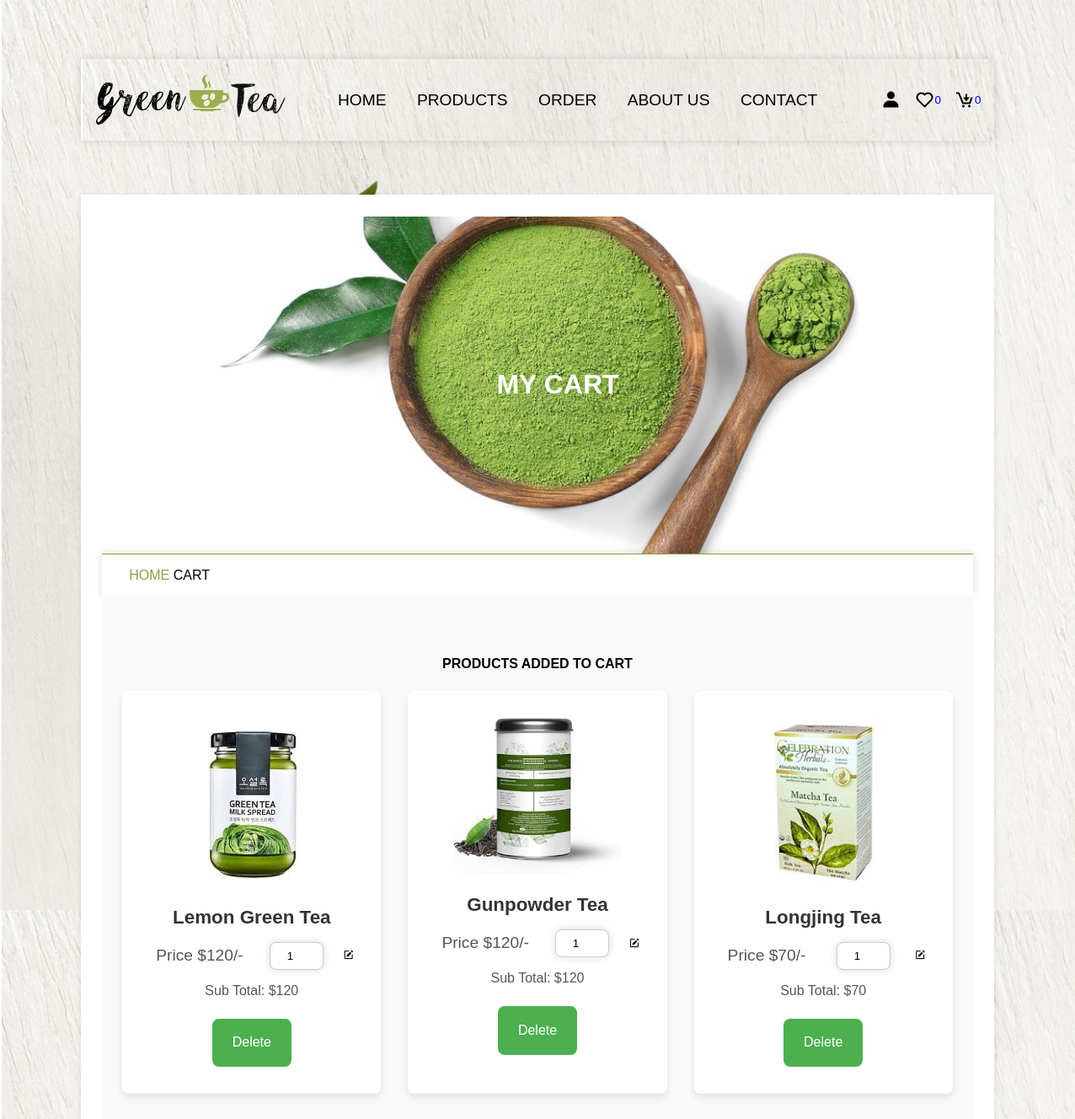
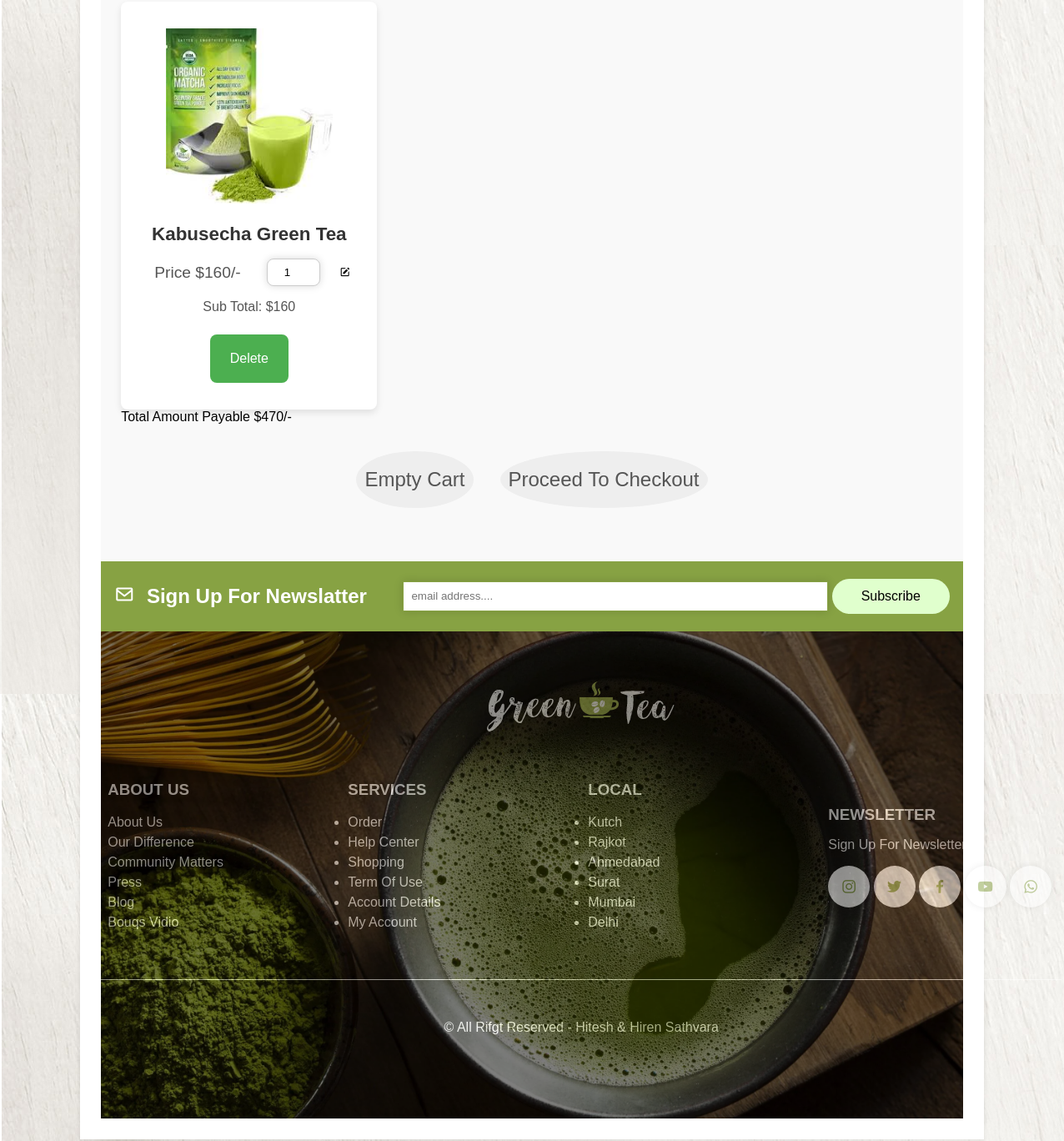
The app's page /cart.php with its own data (2 pictures, top to bottom).
### tables this page shows
CREATE TABLE `cart` (
  `id` varchar(20) NOT NULL,
  `user_id` varchar(20) NOT NULL,
  `product_id` varchar(20) NOT NULL,
  `price` int(100) NOT NULL,
  `qty` int(2) NOT NULL DEFAULT 1
);

CREATE TABLE `products` (
  `id` int(20) NOT NULL,
  `name` varchar(250) NOT NULL,
  `price` decimal(50,0) NOT NULL,
  `image` blob NOT NULL,
  `product_detail` varchar(1000) NOT NULL,
  `status` varchar(100) NOT NULL
);

### cart.php (the view, shortened to what this page needs)
<?php
	include 'components/connection.php';
	if (isset($_SESSION['user_id'])) {
		$user_id = $_SESSION['user_id'];
	} else {
		$user_id = '';
	}
?>
<!DOCTYPE html>
<html lang="en">
<head>
	<link href='https://unpkg.com/boxicons@2.1.4/css/boxicons.min.css' rel='stylesheet'>
</head>
<body>
	<?php include 'components/header.php'; ?>
	<div class="main">
		<div class="banner">
			<h1>My Cart</h1>
		</div>
		<div class="title2">
			<a href="home.php">Home</a><span> Cart</span>
		</div>
		<section class="products">
			<h1 class="title">Products Added to Cart</h1>
			<div class="box-container">
				<?php
				$grand_total = 0;
				$select_cart = $conn->prepare('SELECT * FROM `cart` WHERE user_id = ?');
				$select_cart->execute([$user_id]);
				if ($select_cart->rowCount() > 0) {
					while ($fetch_cart = $select_cart->fetch(PDO::FETCH_ASSOC)) {
						$select_products = $conn->prepare("SELECT * FROM `products` WHERE id = ?");
						$select_products->execute([$fetch_cart['product_id']]);
						if ($select_products->rowCount() > 0) {
							$fetch_products = $select_products->fetch(PDO::FETCH_ASSOC);
				?>
				<form method="post" action="" class="box">
					<img src="<?=$fetch_products['image']; ?>" class="img">
					<h3 class="name"><?=$fetch_products['name']; ?></h3>
					<div class="flex">
						<p class="price">Price $<?=$fetch_products['price']; ?>/-</p>
						<input type="number" name="qty" required min="1" value="<?=$fetch_cart['qty']; ?>" max="99" maxlength="2" class="qty">
						<button type="submit" name="update_cart" class="bx bxs-edit fa-edit"></button>
					</div>
					<p class="sub-total">Sub Total: <span>$<?= $sub_total = ($fetch_cart['qty'] * $fetch_products['price']); ?></span></p>
					<button type="submit" name="delete_item" class="btn" onclick="return confirm('Delete this item?')">Delete</button>
					</form>
					<?php
								$grand_total += $sub_total;
							} else {
								echo '<p class="empty">Product not found!</p>';
							}
						}
					} else {
						echo '<p class="empty">No products added yet!</p>';
					}
					?>
			</div>
			<?php
				if ($grand_total != 0) {
				?>
				<div class="cart-total">
					<p>Total Amount Payable <span>$<?= $grand_total; ?>/-</span></p>
					<div class="button">
						<form method="post">
							<button type="submit" name="empty_cart" class="btn" onclick="return confirm('Are you sure you want to empty your cart?')">Empty Cart</button>
						</form>
						<a href="checkout.php" class="btn">Proceed to Checkout</a>
					</div>
				</div>
				<?php } ?>
		</section>
		<?php include 'components/footer.php'; ?>
	</div>
</body>
</html>

### records on screen
cart: product.image (picture), product.name "Lemon Green Tea", product.price "120", qty "1", $sub_total=($fetch_cart['qty']*$fetch_products['price']) "120"
cart: product.image (picture), product.name "Gunpowder Tea", product.price "120", qty "1", $sub_total=($fetch_cart['qty']*$fetch_products['price']) "120"
cart: product.image (picture), product.name "Longjing Tea", product.price "70", qty "1", $sub_total=($fetch_cart['qty']*$fetch_products['price']) "70"
cart: product.image (picture), product.name "Kabusecha Green Tea", product.price "160", qty "1", $sub_total=($fetch_cart['qty']*$fetch_products['price']) "160"

### other values on screen
$grand_total "470"
